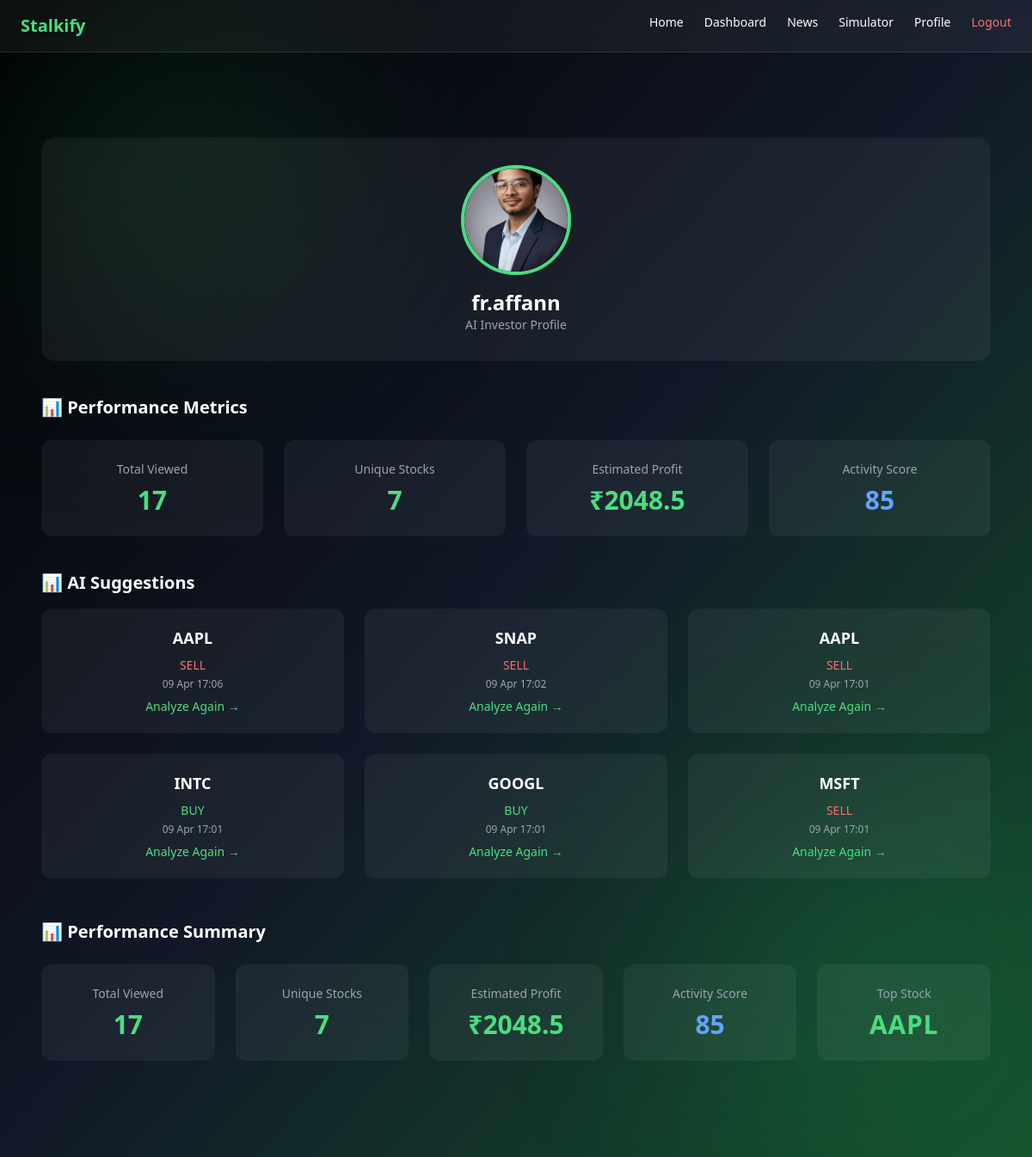
The app's page /profile (signed in) with its own data.
### app.py (models this page shows)
class User(UserMixin, db.Model):
    id = db.Column(db.Integer, primary_key=True)
    username = db.Column(db.String(100))
    password = db.Column(db.String(100))

class History(db.Model):
    id = db.Column(db.Integer, primary_key=True)
    stock = db.Column(db.String(10))
    user_id = db.Column(db.Integer, db.ForeignKey('user.id'))
    suggestion = db.Column(db.String(10))  # BUY / SELL
    timestamp = db.Column(db.DateTime, default=datetime.utcnow)

### app.py (the view)
@app.route("/profile")
@login_required
def profile():
    history = History.query.filter_by(user_id=current_user.id) \
        .order_by(History.timestamp.desc()).all()
    total_viewed = len(history)
    unique_stocks = len(set([h.stock for h in history]))
    profit = round(total_viewed * 120.5, 2)
    stocks = [h.stock for h in history]
    top_stock = None
    if stocks:
        top_stock = Counter(stocks).most_common(1)[0][0]
    return render_template(
        "profile.html",
        history=history,
        total_viewed=total_viewed,
        unique_stocks=unique_stocks,
        profit=profit,
        top_stock=top_stock
    )

### app.py (called while the page is built)
@login_manager.user_loader
def load_user(user_id):
    return User.query.get(int(user_id))

### templates/profile.html (shortened to what this page needs)
{% extends "layout.html" %}
{% block content %}
<div class="max-w-6xl mx-auto px-6 py-16 text-white">
    <div class="bg-white/5 rounded-2xl p-8 text-center mb-10">
        <form action="/upload_profile" method="POST" enctype="multipart/form-data">
            <label class="cursor-pointer block">
<img src="{{ url_for('static', filename='uploads/' + (current_user.profile_pic or 'default.png')) }}?v={{ current_user.profile_pic }}"
     class="w-32 h-32 mx-auto rounded-full object-cover border-4 border-green-400">
            </label>
        </form>
        <h2 class="text-2xl font-bold mt-4">
            {{ current_user.username }}
        </h2>
        <p class="text-gray-400 text-sm">
            AI Investor Profile
        </p>
    </div>
<h2 class="text-xl font-bold text-white mb-6">
    📊 Performance Metrics
</h2>
    <div class="grid md:grid-cols-4 gap-6 mb-10">
    <div class="bg-white/5 p-6 rounded-xl text-center hover:scale-105 transition">
        <p class="text-gray-400 text-sm">Total Viewed</p>
        <h2 class="text-3xl text-green-400 font-bold mt-2">
            {{ total_viewed }}
        </h2>
    </div>
    <div class="bg-white/5 p-6 rounded-xl text-center hover:scale-105 transition">
        <p class="text-gray-400 text-sm">Unique Stocks</p>
        <h2 class="text-3xl text-green-400 font-bold mt-2">
            {{ unique_stocks }}
        </h2>
    </div>
    <div class="bg-white/5 p-6 rounded-xl text-center hover:scale-105 transition">
        <p class="text-gray-400 text-sm">Estimated Profit</p>
        <h2 class="text-3xl text-green-400 font-bold mt-2">
            ₹{{ profit }}
        </h2>
    </div>
    <div class="bg-white/5 p-6 rounded-xl text-center hover:scale-105 transition">
        <p class="text-gray-400 text-sm">Activity Score</p>
        <h2 class="text-3xl text-blue-400 font-bold mt-2">
            {{ total_viewed * 5 }}
        </h2>
    </div>
</div>
    <h2 class="text-xl font-semibold mb-4">📊 AI Suggestions</h2>
    {% if history %}
    <div class="grid md:grid-cols-3 gap-6">
        {% for item in history[:6] %}
        <div class="bg-white/5 p-5 rounded-xl text-center hover:scale-105 transition">
            <h3 class="text-lg font-semibold">
                {{ item.stock }}
            </h3>
            <p class="text-sm mt-2
                {% if item.suggestion == 'BUY' %}
                    text-green-400
                {% else %}
                    text-red-400
                {% endif %}
            ">
                {{ item.suggestion }}
            </p>
            <p class="text-xs text-gray-400 mt-1">
                {{ item.timestamp.strftime('%d %b %H:%M') if item.timestamp else '' }}
            </p>
            <a href="/analyze/{{ item.stock }}"
               class="text-green-400 text-sm mt-2 inline-block hover:underline">
                Analyze Again →
            </a>
        </div>
        {% endfor %}
    </div>
<h2 class="text-xl font-semibold mt-12 mb-6 text-white">📊 Performance Summary</h2>
<div class="grid md:grid-cols-5 gap-6 mb-12">
    <div class="bg-white/5 p-6 rounded-xl text-center hover:scale-105 transition">
        <p class="text-gray-400 text-sm mb-2">Total Viewed</p>
        <h2 class="text-3xl text-green-400 font-bold">
            {{ total_viewed }}
        </h2>
    </div>
    <div class="bg-white/5 p-6 rounded-xl text-center hover:scale-105 transition">
        <p class="text-gray-400 text-sm mb-2">Unique Stocks</p>
        <h2 class="text-3xl text-green-400 font-bold">
            {{ unique_stocks }}
        </h2>
    </div>
    <div class="bg-white/5 p-6 rounded-xl text-center hover:scale-105 transition">
        <p class="text-gray-400 text-sm mb-2">Estimated Profit</p>
        <h2 class="text-3xl text-green-400 font-bold">
            ₹{{ profit }}
        </h2>
    </div>
    <div class="bg-white/5 p-6 rounded-xl text-center hover:scale-105 transition">
        <p class="text-gray-400 text-sm mb-2">Activity Score</p>
        <h2 class="text-3xl text-blue-400 font-bold">
            {{ total_viewed * 5 }}
        </h2>
    </div>
    <div class="bg-white/5 p-6 rounded-xl text-center hover:scale-105 transition">
        <p class="text-gray-400 text-sm mb-2">Top Stock</p>
        {% if top_stock %}
            <h2 class="text-3xl text-green-400 font-bold tracking-wide">
                {{ top_stock }}
            </h2>
        {% else %}
            <h2 class="text-lg text-gray-500">
                No data
            </h2>
        {% endif %}
    </div>
</div>
    {% else %}
        <p class="text-gray-400">No history yet</p>
    {% endif %}
</div>
{% endblock %}

### templates/layout.html (shortened to what this page needs)
<!DOCTYPE html>
<html lang="en">
<head>
<script src="https://cdn.tailwindcss.com"></script>
</head>
<body class="bg-gradient-to-br from-black via-gray-900 to-green-900 text-white">
<div class="glow top-0 left-0"></div>
<div class="glow bottom-0 right-0"></div>
<nav class="fixed top-0 w-full bg-white/5 backdrop-blur-lg border-b border-white/10 z-50">
    <div class="max-w-7xl mx-auto px-6 py-4 flex justify-between">
        <h1 class="text-green-400 text-xl font-bold">Stalkify</h1>
        <div class="flex gap-6 text-sm">
            <a href="/">Home</a>
            <a href="/dashboard">Dashboard</a>
            <a href="/news">News</a>
            <a href="/simulator">Simulator</a>
            {% if current_user.is_authenticated %}
                <a href="/profile">Profile</a>
                <a href="/logout" class="text-red-400">Logout</a>
            {% else %}
                <a href="/login">Login</a>
                <a href="/signup">Signup</a>
            {% endif %}
        </div>
    </div>
</nav>
<div class="pt-24 px-4">
    {% block content %}{% endblock %}
</div>
</body>
</html>

### templates/layout.html (style rules this page uses)
body { background: radial-gradient(circle at top, #0f172a, #020617); }
.glow { position: absolute; width: 400px; height: 400px; background: radial-gradient(circle, rgba(34,197,94,0.2), transparent); filter: blur(120px); z-index: -1; }
img { max-width: 100%; height: auto; }
body { overflow-x: hidden; }

### records on screen
User: username "fr.affann"
History: stock "AAPL", suggestion "SELL", timestamp "09 Apr 17:06"
History: stock "SNAP", suggestion "SELL", timestamp "09 Apr 17:02"
History: stock "AAPL", suggestion "SELL", timestamp "09 Apr 17:01"
History: stock "INTC", suggestion "BUY", timestamp "09 Apr 17:01"
History: stock "GOOGL", suggestion "BUY", timestamp "09 Apr 17:01"
History: stock "MSFT", suggestion "SELL", timestamp "09 Apr 17:01"

### other values on screen
{{ total_viewed }} "17"
{{ unique_stocks }} "7"
{{ profit }} "2048.5"
{{ total_viewed * 5 }} "85"
